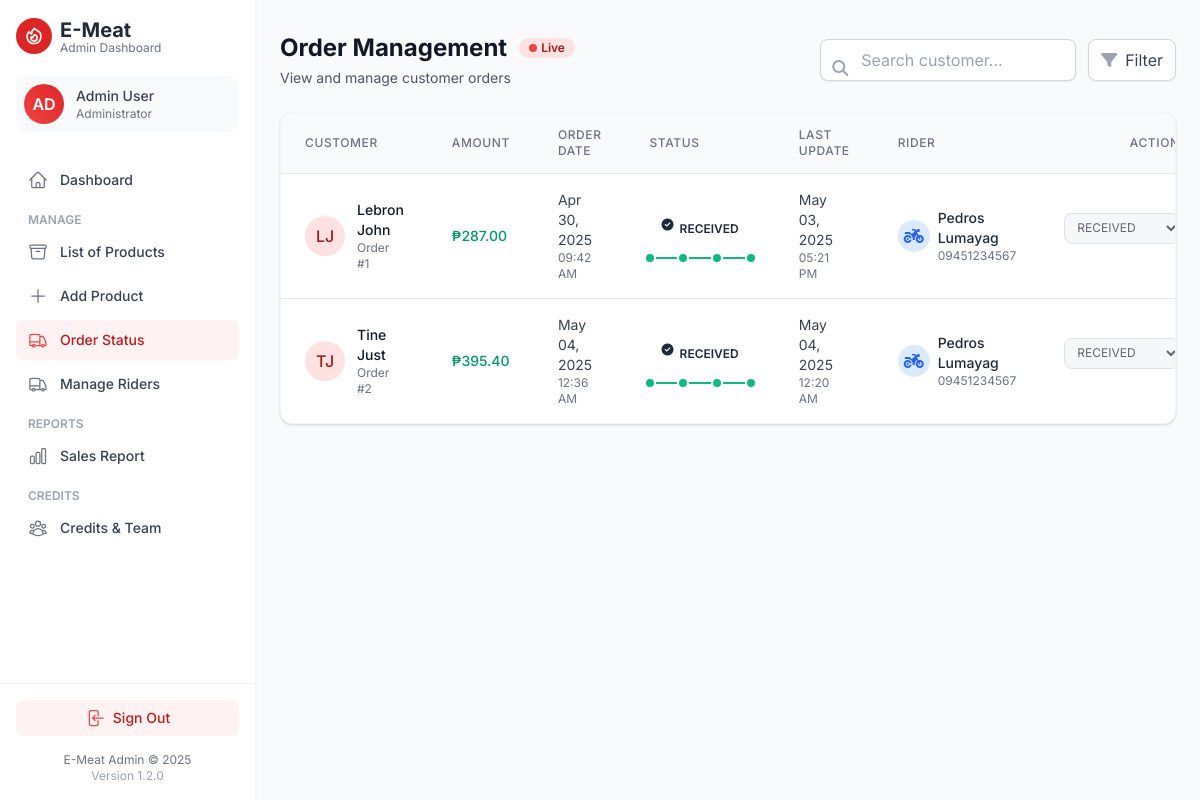
/admin/status_order.php (signed in), run on the app's committed database.
### tables this page shows
CREATE TABLE `orders` (
  `ORDERS_ID` int(11) NOT NULL,
  `APP_USER_ID` int(11) NOT NULL,
  `PAYMENT_ID` int(11) NOT NULL,
  `RIDER_ID` int(11) DEFAULT NULL,
  `STAT_ID` int(11) NOT NULL,
  `ORDERS_DATE` datetime NOT NULL,
  `TOTAL_AMOUNT` decimal(15,2) NOT NULL,
  `LAST_UPDATE` timestamp NOT NULL DEFAULT current_timestamp() ON UPDATE current_timestamp(),
  `MODIFIED_BY` int(11) DEFAULT NULL
);

CREATE TABLE `app_user` (
  `APP_USER_ID` int(11) NOT NULL,
  `USER_FNAME` varchar(20) NOT NULL,
  `USER_LNAME` varchar(20) NOT NULL,
  `USER_TYPE` varchar(10) NOT NULL,
  `ADDRESS` varchar(60) NOT NULL,
  `PHONE_NUMBER` varchar(24) NOT NULL,
  `USERNAME` varchar(30) NOT NULL,
  `NEW_PASSWORD` varchar(30) NOT NULL
);

CREATE TABLE `status` (
  `STAT_ID` int(11) NOT NULL,
  `STATUS_NAME` varchar(10) NOT NULL
);

CREATE TABLE `rider` (
  `rider_id` int(11) NOT NULL,
  `rider_name` varchar(100) NOT NULL,
  `contact` varchar(20) NOT NULL
);

### admin/status_order.php (the view, shortened to what this page needs)
<?php
include('new_include/sidebar.php');
include '../connection/config.php';
$conn->next_result();
$sql = "CALL GetAllOrders()";
$result = $conn->query($sql);
$conn->next_result();
$status_query = "CALL GetAllStatusOptions()";
$status_result = $conn->query($status_query);
$status_options = [];
while ($status = $status_result->fetch_assoc()) {
    $status_options[$status['STAT_ID']] = $status['STATUS_NAME'];
}
?>
<!DOCTYPE html>
<html lang="en">
<head>
    <link href="https://cdn.jsdelivr.net/npm/tailwindcss@2.2.19/dist/tailwind.min.css" rel="stylesheet">
    <link rel="stylesheet" href="https://cdnjs.cloudflare.com/ajax/libs/font-awesome/6.4.0/css/all.min.css">
</head>
<body class="text-gray-800">
    <div class="pl-0 lg:pl-64 transition-all duration-300">
        <div class="max-w-7xl mx-auto px-4 sm:px-6 py-8">
            <div class="mb-6 flex flex-col md:flex-row items-start md:items-center justify-between gap-4">
                <div>
                    <div class="flex items-center gap-3">
                        <h1 class="text-2xl font-bold text-gray-900">Order Management</h1>
                        <span class="bg-red-100 text-red-800 text-xs font-semibold px-2.5 py-0.5 rounded-full flex items-center">
                            <span class="w-2 h-2 bg-red-500 rounded-full mr-1"></span>
                            Live
                        </span>
                    </div>
                    <p class="text-gray-600 mt-1 text-sm">View and manage customer orders</p>
                </div>
                <div class="flex items-center gap-3 w-full md:w-auto">
                    <div class="relative flex-1 md:w-64">
                        <input type="text" id="orderSearch" placeholder="Search customer..."
                            class="w-full pl-10 pr-4 py-2 rounded-lg border border-gray-300 focus:ring-2 focus:ring-red-500 focus:border-red-500 outline-none bg-white shadow-sm">
                        <div class="absolute left-3 top-1/2 -translate-y-1/2 text-gray-400">
                            <i class="fas fa-search"></i>
                        </div>
                    </div>
                    <div class="relative">
                        <button id="filterBtn" class="flex items-center gap-2 px-3 py-2 bg-white border border-gray-300 rounded-lg text-gray-700 hover:bg-gray-50 shadow-sm">
                            <i class="fas fa-filter text-gray-400"></i>
                            <span>Filter</span>
                        </button>
                    </div>
                </div>
            </div>
                <?php if ($result && $result->num_rows > 0): ?>
                    <?php $result->data_seek(0);  ?>
                <?php endif; ?>
            <div class="hidden md:block bg-white rounded-xl shadow border border-gray-100 overflow-hidden">
                <div class="overflow-x-auto scrollbar-thin table-fixed-height">
                    <table class="min-w-full divide-y divide-gray-200">
                        <thead>
                            <tr class="bg-gray-50">
                                <th scope="col" class="px-6 py-3.5 text-left text-xs font-medium text-gray-500 uppercase tracking-wider">
                                    Customer
                                </th>
                                <th scope="col" class="px-6 py-3.5 text-left text-xs font-medium text-gray-500 uppercase tracking-wider">
                                    Amount
                                </th>
                                <th scope="col" class="px-6 py-3.5 text-left text-xs font-medium text-gray-500 uppercase tracking-wider">
                                    Order Date
                                </th>
                                <th scope="col" class="px-6 py-3.5 text-left text-xs font-medium text-gray-500 uppercase tracking-wider">
                                    Status
                                </th>
                                <th scope="col" class="px-6 py-3.5 text-left text-xs font-medium text-gray-500 uppercase tracking-wider">
                                    Last Update
                                </th>
                                <th scope="col" class="px-6 py-3.5 text-left text-xs font-medium text-gray-500 uppercase tracking-wider">
                                    Rider
                                </th>
                                <th scope="col" class="px-6 py-3.5 text-center text-xs font-medium text-gray-500 uppercase tracking-wider">
                                    Actions
                                </th>
                            </tr>
                        </thead>
                        <tbody class="bg-white divide-y divide-gray-200">
                            <?php if ($result && $result->num_rows > 0): ?>
                                <?php $result->data_seek(0);  ?>
                                <?php while ($row = $result->fetch_assoc()): ?>
                                    <tr class="hover:bg-gray-50 transition-all order-row" data-status="<?= $row['STAT_ID'] ?>">
                                        <td class="px-6 py-4">
                                            <div class="flex items-center">
                                                <div class="flex-shrink-0 h-10 w-10 rounded-full bg-red-100 flex items-center justify-center text-red-800 font-medium">
                                                    <?= strtoupper(substr($row['USER_FNAME'], 0, 1) . substr($row['USER_LNAME'], 0, 1)) ?>
                                                </div>
                                                <div class="ml-3">
                                                    <div class="text-sm font-medium text-gray-900"><?= htmlspecialchars($row['USER_FNAME'] . " " . $row['USER_LNAME']) ?></div>
                                                    <div class="text-xs text-gray-500">Order #<?= $row['ORDERS_ID'] ?></div>
                                                </div>
                                            </div>
                                        </td>
                                        <td class="px-6 py-4">
                                            <div class="text-sm font-medium text-green-600">₱<?= number_format($row['TOTAL_AMOUNT'], 2) ?></div>
                                        </td>
                                        <td class="px-6 py-4">
                                            <div class="text-sm text-gray-700">
                                                <?php
                                                    $date = new DateTime($row['ORDERS_DATE']);
                                                    echo $date->format('M d, Y');
                                                ?>
                                            </div>
                                            <div class="text-xs text-gray-500"><?= $date->format('h:i A'); ?></div>
                                        </td>
                                        <td class="px-6 py-4">
                                            <?php
                                                $badgeClass = 'bg-blue-100 text-blue-800';
                                                $badgeIcon = 'fa-spinner';
                                                if ($row['STAT_ID'] == 1) {
                                                    $badgeClass = 'bg-yellow-100 text-yellow-800';
                                                    $badgeIcon = 'fa-clock';
                                                } else if ($row['STAT_ID'] == 2) {
                                                    $badgeClass = 'bg-blue-100 text-blue-800';
                                                    $badgeIcon = 'fa-cog';
                                                } else if ($row['STAT_ID'] == 3) {
                                                    $badgeClass = 'bg-indigo-100 text-indigo-800';
                                                    $badgeIcon = 'fa-truck-fast';
                                                } else if ($row['STAT_ID'] == 4) {
                                                    $badgeClass = 'bg-green-100 text-green-800';
                                                    $badgeIcon = 'fa-check';
                                                } else if ($row['STAT_ID'] == 5) {
                                                    $badgeClass = 'bg-emerald-100 text-emerald-800';
                                                    $badgeIcon = 'fa-circle-check';
                                                }
                                            ?>
                                            <div class="mb-2">
                                                <span class="px-3 py-1.5 inline-flex text-xs leading-5 font-semibold rounded-full <?= $badgeClass ?>">
                                                    <i class="fas <?= $badgeIcon ?> mr-1.5"></i>
                                                    <?= htmlspecialchars($row['STATUS_NAME']) ?>
                                                </span>
                                            </div>
                                            <div class="mt-3 relative">
                                                <div class="timeline-track">
                                                    <div class="timeline-progress" style="width: <?= min(100, ($row['STAT_ID'] / 4) * 100) ?>%;"></div>
                                                    <?php for($i = 1; $i <= 4; $i++): ?>
                                                        <?php
                                                            $dotClass = 'timeline-dot ';
                                                            $dotClass .= $row['STAT_ID'] > $i ? 'completed' :
                                                                      ($row['STAT_ID'] == $i ? 'current' : 'pending');
                                                        ?>
                                                        <div class="<?= $dotClass ?>" style="left: <?= (($i-1) / 3) * 100 ?>%;"></div>
                                                    <?php endfor; ?>
                                                </div>
                                            </div>
                                        </td>
                                        <td class="px-6 py-4">
                                            <?php if ($row['LAST_UPDATE']): ?>
                                                <div class="text-sm text-gray-700">
                                                    <?php
                                                        $updateDate = new DateTime($row['LAST_UPDATE']);
                                                        echo $updateDate->format('M d, Y');
                                                    ?>
                                                </div>
                                                <div class="text-xs text-gray-500"><?= $updateDate->format('h:i A'); ?></div>
                                            <?php else: ?>
                                                <span class="text-xs text-gray-400 italic">Not updated</span>
                                            <?php endif; ?>
                                        </td>
                                        <td class="px-6 py-4">
                                            <?php if (!empty($row['rider_name'])): ?>
                                                <div class="rider-assigned flex items-center">
                                                    <div class="flex-shrink-0 h-8 w-8 rounded-full bg-blue-100 flex items-center justify-center text-blue-600 mr-2">
                                                        <i class="fas fa-motorcycle"></i>
                                                    </div>
                                                    <div>
                                                        <div class="text-sm font-medium"><?= htmlspecialchars($row['rider_name']) ?></div>
                                                        <div class="text-xs text-gray-500"><?= htmlspecialchars($row['rider_contact']) ?></div>
                                                    </div>
                                                </div>
                                            <?php else: ?>
                                                <span class="text-xs text-gray-500 flex items-center gap-1">
                                                    <i class="fas fa-circle-exclamation"></i> No rider assigned
                                                </span>
                                            <?php endif; ?>
                                        </td>
                                        <td class="px-6 py-4">
                                            <div class="flex flex-col gap-2">
                                                <form method="post" class="status-form">
                                                    <div class="flex items-center space-x-2">
                                                        <select name="status" class="status-select text-xs border border-gray-300 rounded-lg px-2 py-1.5 focus:ring-2 focus:ring-red-500 focus:outline-none flex-grow <?= ($row['STAT_ID'] == 5) ? 'bg-gray-100 cursor-not-allowed' : '' ?>" data-original-status="<?= $row['STAT_ID'] ?>" <?= ($row['STAT_ID'] == 5) ? 'disabled' : '' ?>>
                                                            <?php foreach ($status_options as $stat_id => $status_name): ?>
                                                                <option value="<?= $stat_id ?>" <?= ($row['STAT_ID'] == $stat_id) ? 'selected' : '' ?>>
                                                                    <?= $status_name ?>
                                                                </option>
                                                            <?php endforeach; ?>
                                                        </select>
                                                    </div>
                                                </form>
                                            </div>
                                        </td>
                                    </tr>
                                <?php endwhile; ?>
                            <?php endif; ?>
                        </tbody>
                    </table>
                </div>
            </div>
        </div>
    </div>
</body>
</html>

### admin/status_order.php (style rules this page uses)
body { font-family: 'Inter', sans-serif; background-color: #f9fafb; }
.timeline-track { height: 2px; background: #e5e7eb; position: relative; }
.timeline-progress { height: 100%; background: #10b981; position: absolute; left: 0; top: 0; }
.timeline-dot { width: 12px; height: 12px; border-radius: 50%; position: absolute; top: 50%; transform: translate(-50%, -50%); border: 2px solid white; }
.timeline-dot.completed { background: #10b981; }
tr.order-row { transition: all 0.2s ease-in-out; }
select:disabled { opacity: 0.7; cursor: not-allowed; background-color: #f3f4f6; }
.rider-assigned { transition: all 0.2s ease; }
.table-fixed-height { max-height: 570px; overflow-y: auto; }

### data on the page
orders: APP_USER_ID.USER_LNAME "LJ", APP_USER_ID.USER_LNAME "Lebron John", ORDERS_ID "1", TOTAL_AMOUNT "287.00", ORDERS_DATE "Apr 30, 2025", ORDERS_DATE "09:42 AM", STAT_ID.STATUS_NAME "RECEIVED", LAST_UPDATE "May 03, 2025", LAST_UPDATE "05:21 PM", RIDER_ID.rider_name "Pedros Lumayag", RIDER_ID.contact "09451234567", status "RECEIVED"
orders: APP_USER_ID.USER_LNAME "TJ", APP_USER_ID.USER_LNAME "Tine Just", ORDERS_ID "2", TOTAL_AMOUNT "395.40", ORDERS_DATE "May 04, 2025", ORDERS_DATE "12:36 AM", STAT_ID.STATUS_NAME "RECEIVED", LAST_UPDATE "May 04, 2025", LAST_UPDATE "12:20 AM", RIDER_ID.rider_name "Pedros Lumayag", RIDER_ID.contact "09451234567", status "RECEIVED"
